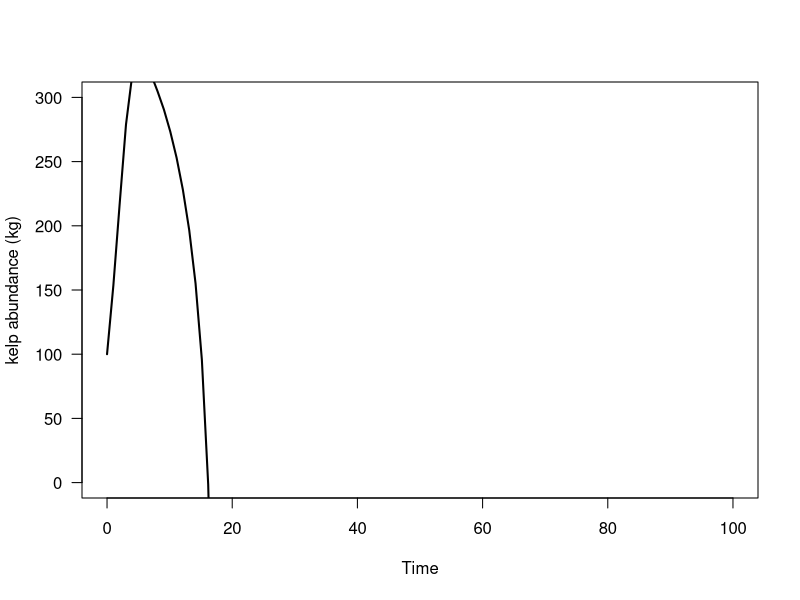
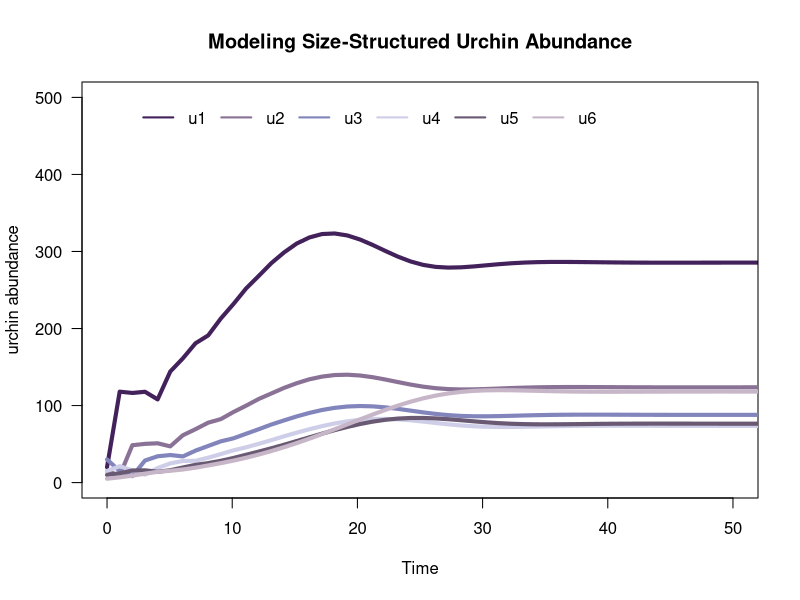
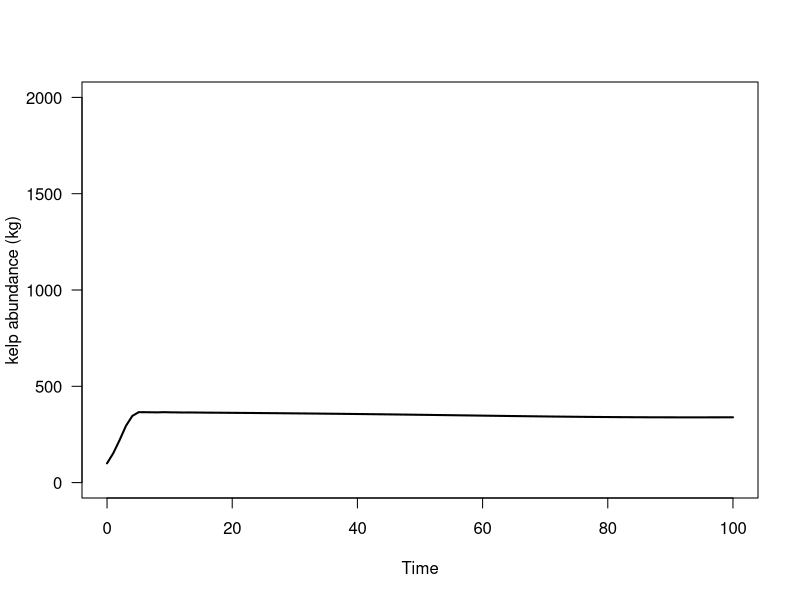
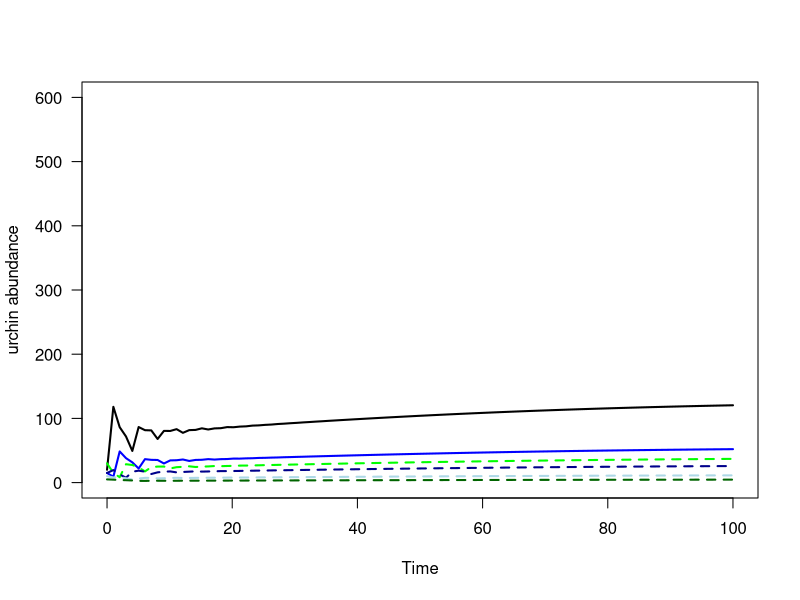
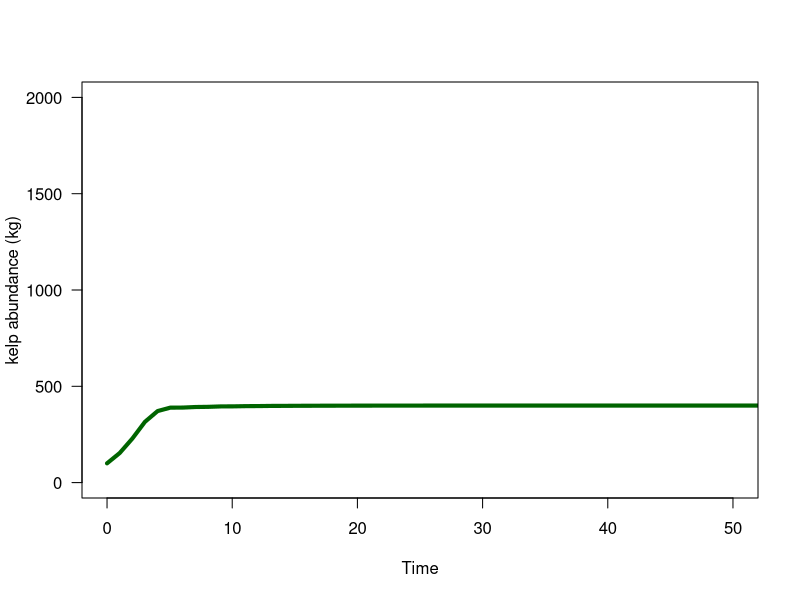
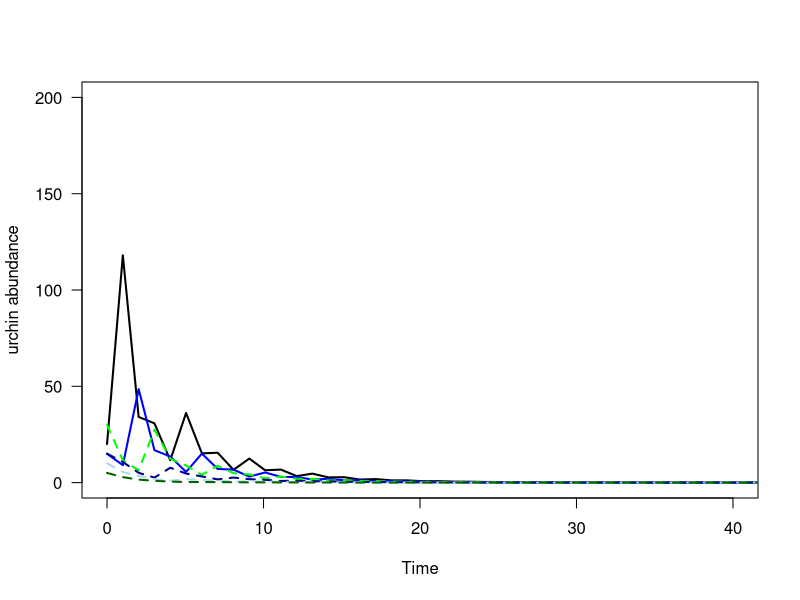
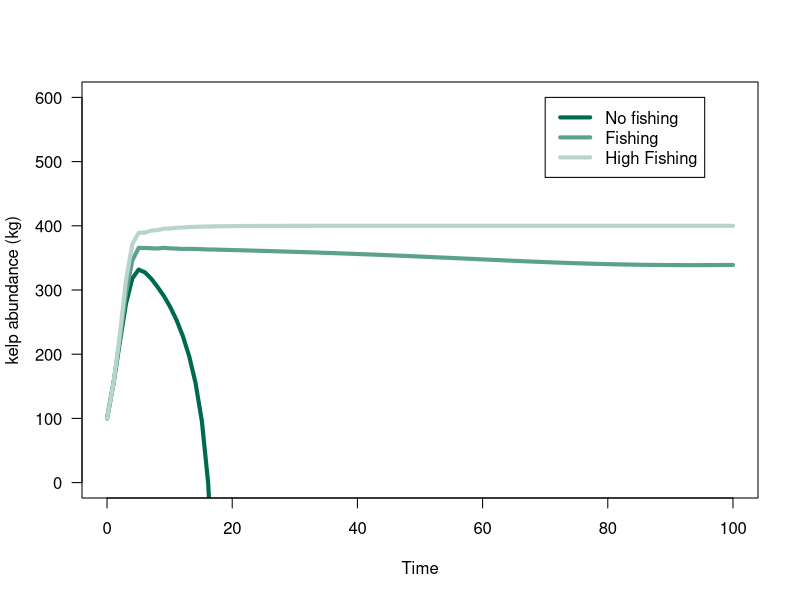

Write R code to recreate these figures, in order.
#### Mae Rennick
##EEMB595CA
###FINAL Project Code
### Integrative approach to quantifying the conservation potential of urchin removal for kelp restoration



###############Parameters 

K<-400 #Max kelp 
u<-0 #harvest of kelp 
K_u<-400 #max urchins
Ro<-4.5 #growth rate 
a_1<-1.25# unknown regression parameter
a_2<-0.05 #unknown regression parameter
b_1<-.15 #unknown regression parameter
b_2<-0.05 #unknown regression parameter


gamma_1<-.99 #probability of surviving urchins in the N1 size class transitioning to the N2 size class
gamma_2<-.9 #probability of surviving urchins in the N2 size class transitioning to the N3 size class
gamma_3<-0.7 #probability of surviving urchins in the N3 size class transitioning to the N4 size class
gamma_4<-0.5 #probability of surviving urchins in the N4 size class transitioning to the N5 size class
gamma_5<-0.3 #probability of surviving urchins in the N5 size class transitioning to the N6 size class
gamma_6<-0.1 #probability of surviving urchins in the N6 size class dying


b<-.0032674 #consumption parameter from Rennick et al. in review (y intercept)
a<-.009645 #consumption parameter from Rennick et al. in review (slope)

c1<- (1.5*24*365*a)*0.001  #Consumption of urchins in the N1 size class kg/year
c2<- (2.5*24*365*a)*0.001  #Consumption of urchins in the N2 size class kg/year
c3<- (3.5*24*365*a)*0.001  #Consumption of urchins in the N3 size class kg/year
c4<- (4.5*24*365*a)*0.001  #Consumption of urchins in the N4 size class kg/year
c5<- (6.5*24*365*a)*0.001  #Consumption of urchins in the N5 size class kg/year
c6<- (7.5*24*365*a)*0.001  #Consumption of urchins in the N6 size class kg/year

tset <- seq(from = 0, to = 100, length.out = 100) #time steps


dr.simu <- NaN*tset; dr.simu[1] <- 1.6 #empty vector for dr simulation and initial value
dd.simu <- NaN*tset; dr.simu[1] <- 0.2 #empty vector for dd simulation and initial value
du.simu <- NaN*tset; dr.simu[1] <- 0.2 #empty vector for du simulation and initial value for kelp consumption


k.simu <- NaN*tset; k.simu[1] <- 100 #empty vector for k simulation and initial value for kelp
u1.simu <- NaN*tset; u1.simu[1] <- 20 #empty vector for u1 simulation and initial value of N1 urchins
u2.simu <- NaN*tset; u2.simu[1] <- 15 #empty vector for u2 simulation and initial value of N2 urchins
u3.simu <- NaN*tset; u3.simu[1] <- 30 #empty vector for u3 simulation and initial value of N3 urchins
u4.simu <- NaN*tset; u4.simu[1] <- 15 #empty vector for u4 simulation and initial value of N4 urchins
u5.simu <- NaN*tset; u5.simu[1] <- 10 #empty vector for u5 simulation and initial value of N5 urchins
u6.simu <- NaN*tset; u6.simu[1] <- 5 #empty vector for u6 simulation and initial value of N6 urchins


############### MODEL with No fishing #################################################################################################################################################################################################

Z_1<-.9 #annual probability of death+ fishing pressure for N1
Z_2<-.5 #annual probability of death+ fishing pressure for N2
Z_3<-.3 #annual probability of death+ fishing pressure for N3
Z_4<-.3 #annual probability of death+ fishing pressure for N4
Z_5<-.1 #annual probability of death+ fishing pressure for N5
Z_6<-.1 #annual probability of death+ fishing pressure for N6





for(i in 2:100){
  
  # calculate change in time
  dt <- tset[i] - tset[i-1]
  
  # store dummy variables
  dr<-dr.simu[i-1]
  dd<-dd.simu[i-1]
  du<-du.simu[i-1]
  
  k <- k.simu[i-1]
  u1 <- u1.simu[i-1]
  u2 <- u2.simu[i-1]
  u3 <- u3.simu[i-1]
  u4 <- u4.simu[i-1]
  u5 <- u5.simu[i-1]
  u6 <- u6.simu[i-1]
  

  # calculate change in population size for each state variable 

  dr<-a_1+(a_2/2)*(1-cos(pi*2*tset[i]))*dt
  dd<-b_1-b_2*sin(pi*2*tset[i])*dt
  du<-(c1+0.0032674)*u1+
    (c2+0.0032674)*u2+
    (c3+0.0032674)*u3+
    (c4+0.0032674)*u4+
    (c5+0.0032674)*u5+
    (c6+0.0032674)*u6
  
  
  
  dk<- (((1-(k/K))*(dr-dd))*k)-du
  
  
  du1 <- ((Ro*(u4+u5+u6)*(1-((u4+u5+u6)/K_u)))-(gamma_1*exp(-Z_1)*u1))*dt
  du2 <-  ((gamma_1*exp(-Z_1)*u1)+(((1-gamma_2)*exp(-Z_2)*u2)))*dt
  du3 <-  ((gamma_2*exp(-Z_2)*u2)+(((1-gamma_3)*exp(-Z_3)*u3)))*dt
  du4 <-  ((gamma_3*exp(-Z_3)*u3)+(((1-gamma_4)*exp(-Z_4)*u4)))*dt
  du5 <-  ((gamma_4*exp(-Z_4)*u4)+(((1-gamma_5)*exp(-Z_5)*u5)))*dt
  du6 <-  ((gamma_5*exp(-Z_5)*u5)+(((1-gamma_6)*exp(-Z_6)*u6)))*dt
  
  
  # calculate total population size
  
  u1.simu[i]<-du1
  u2.simu[i]<-du2
  u3.simu[i]<-du3
  u4.simu[i]<-du4
  u5.simu[i]<-du5
  u6.simu[i]<-du6
  k.simu[i]<-k.simu[i-1]+ dk
  du.simu [i]<-du
  dr.simu [i]<-dr
  dd.simu [i]<-dd
  
}

#Plot kelp biomass through time 

plot(x = tset, y = k.simu, col = 'black', type='l', lwd = 2, las = 1, xlab = 'Time',ylab='kelp abundance (kg)', 
     xlim=c(0,100),
     ylim=c(0,300))

#Plot size-specific urchin abundance through time 

plot(x = tset, y = u1.simu, col = '#43225c', type='l', lwd = 4, las = 1, xlab = 'Time',ylab='urchin abundance', 
     xlim=c(0,50),
     ylim=c(0,500), main= "Modeling Size-Structured Urchin Abundance")
lines(x = tset, y = u2.simu, col = '#897295', lwd = 4)
lines(x = tset, y = u3.simu, col = '#8284bc', lwd = 4)
lines(x = tset, y = u4.simu, col = '#cecee9', lwd = 4)
lines(x = tset, y = u5.simu, col = '#695973', lwd = 4)
lines(x = tset, y = u6.simu, col = '#c7b6c8', lwd = 4)
legend(x = max(2)*0.849, y = max(500), legend = c('u1','u2', 'u3','u4','u5', 'u6'),lwd = 2, col =c('#43225c', '#897295', '#8284bc','#cecee9', '#695973', '#c7b6c8' ), horiz=TRUE, bty = "n")


library(dplyr)

library(tidyverse)

## MODEL with mild fishing   #################################################################################################################################################################################################

k.simu_2 <- NaN*tset; k.simu_2[1] <- 100


Z_1_2<-.9 #annual probability of death+ fishing pressure for N1
Z_2_2<-.5 #annual probability of death+ fishing pressure for N2
Z_3_2<-.3 #annual probability of death+ fishing pressure for N3
Z_4_2<-(.3+0.4) #(death rate + fishing pressure)
Z_5_2<-(.1+0.4) #(death rate + fishing pressure)
Z_6_2<-(.1+0.4) #(death rate + fishing pressure)



for(i in 2:100){
  # calculate change in time
  dt <- tset[i] - tset[i-1]
  
  # store dummy variables
  
  dr<-dr.simu[i-1]
  dd<-dd.simu[i-1]
  du<-du.simu[i-1]
  
  k <- k.simu_2[i-1]
  u1 <- u1.simu[i-1]
  u2 <- u2.simu[i-1]
  u3 <- u3.simu[i-1]
  u4 <- u4.simu[i-1]
  u5 <- u5.simu[i-1]
  u6 <- u6.simu[i-1]
  
  
  # calculate change in population size
  
  
  dr<-a_1+(a_2/2)*(1-cos(pi*2*tset[i]))*dt
  dd<-b_1-b_2*sin(pi*2*tset[i])*dt
  du<-(c1+0.0032674)*u1+
    (c2+0.0032674)*u2+
    (c3+0.0032674)*u3+
    (c4+0.0032674)*u4+
    (c5+0.0032674)*u5+
    (c6+0.0032674)*u6
  
  
  
  dk<- (((1-(k/K))*(dr-dd))*k)-du
  
  
  du1 <- ((Ro*(u4+u5+u6)*(1-((u4+u5+u6)/K_u)))-(gamma_1*exp(-Z_1)*u1))*dt
  du2 <-  ((gamma_1*exp(-Z_1_2)*u1)+(((1-gamma_2)*exp(-Z_2_2)*u2)))*dt
  du3 <-  ((gamma_2*exp(-Z_2_2)*u2)+(((1-gamma_3)*exp(-Z_3_2)*u3)))*dt
  du4 <-  ((gamma_3*exp(-Z_3_2)*u3)+(((1-gamma_4)*exp(-Z_4_2)*u4)))*dt
  du5 <-  ((gamma_4*exp(-Z_4_2)*u4)+(((1-gamma_5)*exp(-Z_5_2)*u5)))*dt
  du6 <-  ((gamma_5*exp(-Z_5_2)*u5)+(((1-gamma_6)*exp(-Z_6_2)*u6)))*dt
  
  
  # calculate total population size
  
  u1.simu[i]<-du1
  u2.simu[i]<-du2
  u3.simu[i]<-du3
  u4.simu[i]<-du4
  u5.simu[i]<-du5
  u6.simu[i]<-du6
  k.simu_2 [i]<-k.simu_2[i-1]+ dk
  du.simu [i]<-du
  dr.simu [i]<-dr
  dd.simu [i]<-dd
  
}

#Plot kelp biomass through time 

plot(x = tset, y = k.simu_2, col = 'black', type='l', lwd = 2, las = 1, xlab = 'Time',ylab='kelp abundance (kg)', 
     xlim=c(0,100),
     ylim=c(0,2000))


#Plot size-specific urhcin abundance through time

plot(x = tset, y = u1.simu, col = 'black', type='l', lwd = 2, las = 1, xlab = 'Time',ylab='urchin abundance', 
     xlim=c(0,100),
     ylim=c(0,600))
lines(x = tset, y = u2.simu, col = 'blue', lwd = 2)
lines(x = tset, y = u3.simu, col = 'green', lwd = 2,lty = 2)
lines(x = tset, y = u4.simu, col = 'dark blue', lwd = 2,lty = 2)
lines(x = tset, y = u5.simu, col = 'light blue', lwd = 2,lty = 2)
lines(x = tset, y = u6.simu, col = 'dark green', lwd = 2,lty = 2)
legend(x = max(30)*0.849, y = max(2000), legend = c('u1','u2', 'u3','u4','u5', 'u6'),lwd = 2, col =c('black', 'blue', 'green','dark blue', 'light blue', 'dark green' ))



## MODEL with heavy fishing   #################################################################################################################################################################################################
k.simu_3 <- NaN*tset; k.simu_3[1] <- 100

Z_1_3<-.9 #annual probability of death+ fishing pressure for N1
Z_2_3<-.5 #annual probability of death+ fishing pressure for N2
Z_3_3<-(.3+0.69) #(death rate + fishing pressure)
Z_4_3<-(.3+0.69) #(death rate + fishing pressure)
Z_5_3<-(.1+0.89) #(death rate + fishing pressure)
Z_6_3<-(.1+0.89) #(death rate + fishing pressure)



for(i in 2:100){
  # calculate change in time
  dt <- tset[i] - tset[i-1]
  
  # store dummy variables
  
  dr<-dr.simu[i-1]
  dd<-dd.simu[i-1]
  du<-du.simu[i-1]
  
  k <- k.simu_3[i-1]
  u1 <- u1.simu[i-1]
  u2 <- u2.simu[i-1]
  u3 <- u3.simu[i-1]
  u4 <- u4.simu[i-1]
  u5 <- u5.simu[i-1]
  u6 <- u6.simu[i-1]
  
  
  # calculate change in population size
  
  
  #(R*k/((1+((R-1)/(K-(u1*c1+u2*c2+u3*c3+u4*c4+u5*c5+u6*c6))))*k)*dt
  #dk<-((k-((u1*c1+u2*c2+u3*c3+u4*c4+u5*c5+u6*c6)*k))*((exp(c))/(1+d*(k-((u1*c1+u2*c2+u3*c3+u4*c4+u5*c5+u6*c6)*k)))))*dt
  
  
  dr<-a_1+(a_2/2)*(1-cos(pi*2*tset[i]))*dt
  dd<-b_1-b_2*sin(pi*2*tset[i])*dt
  du<-(c1+0.0032674)*u1+
    (c2+0.0032674)*u2+
    (c3+0.0032674)*u3+
    (c4+0.0032674)*u4+
    (c5+0.0032674)*u5+
    (c6+0.0032674)*u6
  
  
  
  dk<- (((1-(k/K))*(dr-dd))*k)-du
  
  
  du1 <- ((Ro*(u4+u5+u6)*(1-((u4+u5+u6)/K_u)))-(gamma_1*exp(-Z_1)*u1))*dt
  du2 <-  ((gamma_1*exp(-Z_1_3)*u1)+(((1-gamma_2)*exp(-Z_2_3)*u2)))*dt
  du3 <-  ((gamma_2*exp(-Z_2_3)*u2)+(((1-gamma_3)*exp(-Z_3_3)*u3)))*dt
  du4 <-  ((gamma_3*exp(-Z_3_3)*u3)+(((1-gamma_4)*exp(-Z_4_3)*u4)))*dt
  du5 <-  ((gamma_4*exp(-Z_4_3)*u4)+(((1-gamma_5)*exp(-Z_5_3)*u5)))*dt
  du6 <-  ((gamma_5*exp(-Z_5_3)*u5)+(((1-gamma_6)*exp(-Z_6_3)*u6)))*dt
  
  
  # calculate total population size
  u1.simu[i]<-du1
  u2.simu[i]<-du2
  u3.simu[i]<-du3
  u4.simu[i]<-du4
  u5.simu[i]<-du5
  u6.simu[i]<-du6
  k.simu_3 [i]<-k.simu_3[i-1]+ dk
  du.simu [i]<-du
  dr.simu [i]<-dr
  dd.simu [i]<-dd
  
}

#Plot kelp biomass through time 

plot(x = tset, y = k.simu_3, col = 'dark green', type='l', lwd = 4, las = 1, xlab = 'Time',ylab='kelp abundance (kg)', 
     xlim=c(0,50),
     ylim=c(0,2000))

#Plot size-specific urhcin abundance through time

plot(x = tset, y = u1.simu, col = 'black', type='l', lwd = 2, las = 1, xlab = 'Time',ylab='urchin abundance', 
     xlim=c(0,40),
     ylim=c(0,200))
lines(x = tset, y = u2.simu, col = 'blue', lwd = 2)
lines(x = tset, y = u3.simu, col = 'green', lwd = 2,lty = 2)
lines(x = tset, y = u4.simu, col = 'dark blue', lwd = 2,lty = 2)
lines(x = tset, y = u5.simu, col = 'light blue', lwd = 2,lty = 2)
lines(x = tset, y = u6.simu, col = 'dark green', lwd = 2,lty = 2)
legend(x = max(30)*0.849, y = max(2000), legend = c('u1','u2', 'u3','u4','u5', 'u6'),lwd = 2, col =c('black', 'blue', 'green','dark blue', 'light blue', 'dark green' ))






##################################### Plot with kelp biomass at each level of fishing pressure 



plot(x = tset, y = k.simu, col = '#006a4e', type='l', lwd = 4, las = 1, xlab = 'Time',ylab='kelp abundance (kg)',
     xlim=c(0,100),
     ylim=c(0,600))
lines(x = tset, y = k.simu_2, col = '#5ca08e', lwd = 4)
lines(x = tset, y = k.simu_3, col = '#b8d5cd', lwd = 4)
legend(x = max(100)*0.7, y = max(600), legend = c('No fishing','Fishing', 'High Fishing'),lwd = 4, col =c('#006a4e', '#5ca08e', '#b8d5cd'))


